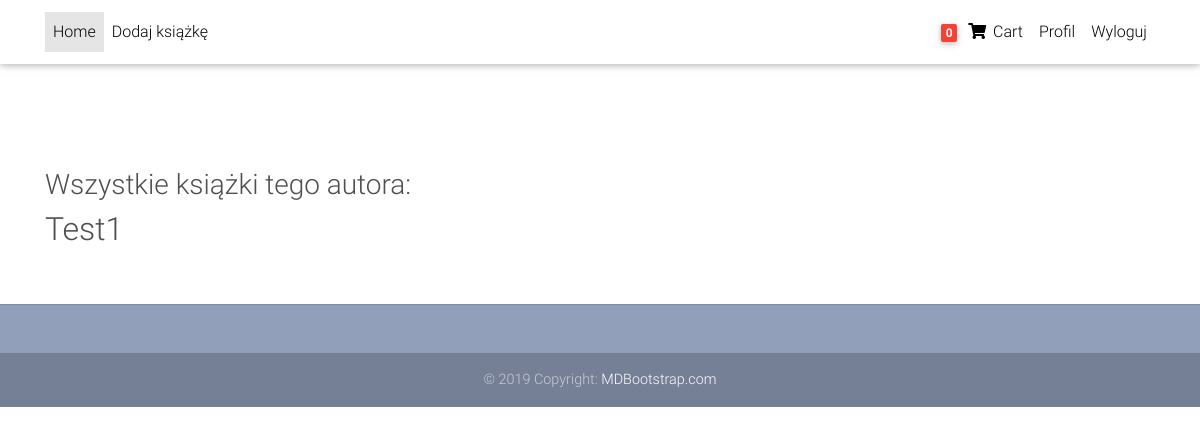
Page /author/Test1/ (signed in) on the earlier database version.
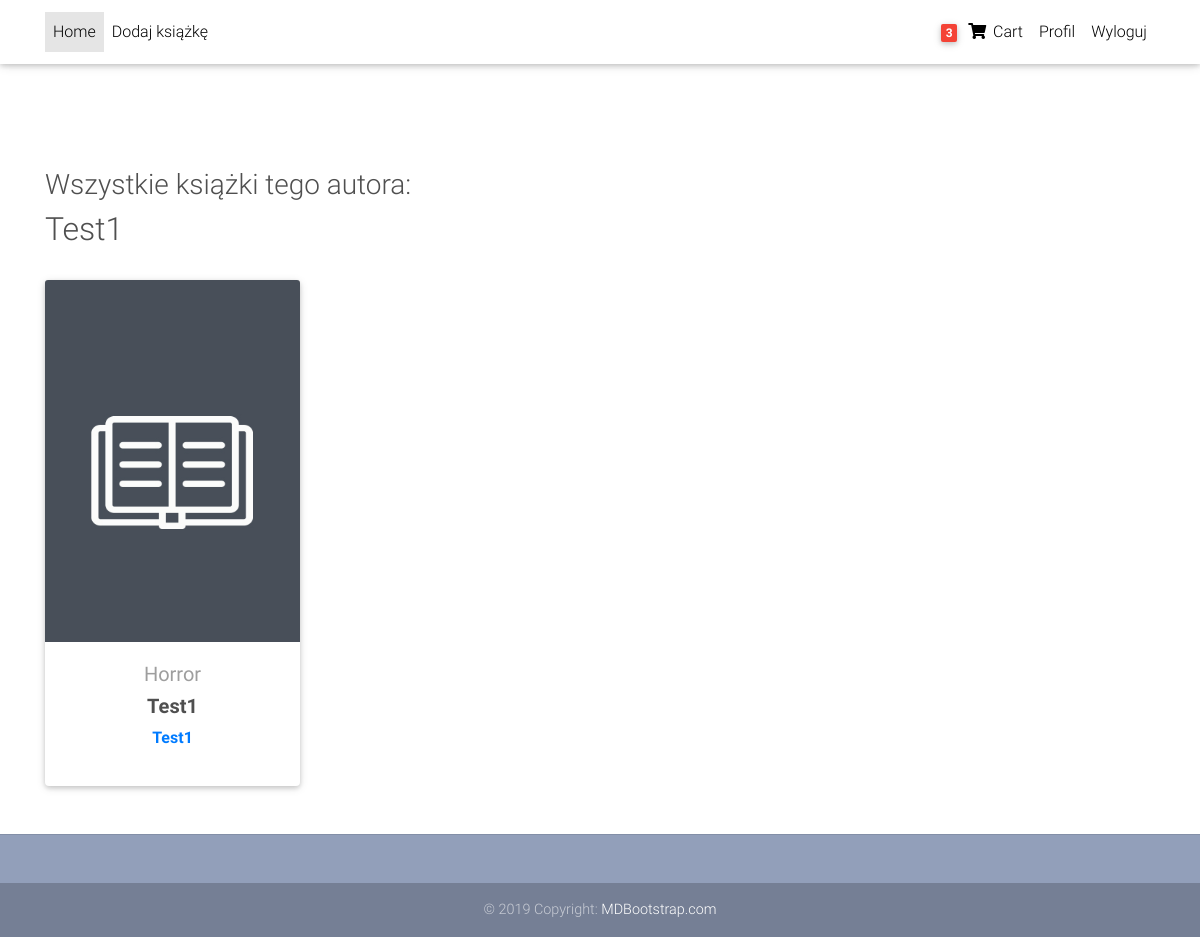
Same page on the later database version.
### wypozyczalnia/models.py (models this page shows, shortened)
class Order(models.Model): # to jest lista wszystkich wypozyczeń użytkownika???? Historia wypozyczeń ??
    user = models.ForeignKey(User, on_delete=models.CASCADE)  # nie wiem czy tak jest dobrze? User czy Profile?
    ordered = models.BooleanField(default=False)
    ordered_date = models.DateTimeField()
    items = models.ManyToManyField(OrderItem)

class Book(models.Model):
    title = models.CharField(max_length=200)
    author = models.CharField(max_length=200)
    description = models.TextField()
    pages = models.CharField(max_length=50)
    image = models.ImageField(default='default.jpg', upload_to='book_images')
    copies = models.IntegerField()
    category = models.ForeignKey(Category, on_delete=models.CASCADE)
    slug = models.SlugField(max_length=200, unique=True)

class Category(models.Model):
    name = models.CharField(max_length=100)
    parent_category = models.ForeignKey('self', null=True, blank=True, on_delete=models.CASCADE)
    slug = models.SlugField(max_length=100, unique=True)
    class Meta:
        unique_together = ('slug', 'parent_category',)
        ordering = ('name',)
        verbose_name = "category"
        verbose_name_plural = "categories"
    def __str__(self):
        return self.name

### wypozyczalnia/views.py (the view)
# urls.py: path('author/<str:author>/', books_by_author, name='authors-books'),
def books_by_author(request, author):
    categories = Category.objects.all()
    books = Book.objects.filter(author=author)
    author_name = author
    content = {
        'books': books,
        'categories': categories,
        'author_name': author_name,
    }
    return render(request, 'wypozyczalnia/author.html', content)

### wypozyczalnia/templatetags/cart_template_tags.py (called while the page is built)
@ register.filter
def cart_count(user):
    if user.is_authenticated:
        order_qs = Order.objects.filter(user=user, ordered=False)
        if order_qs.exists():
            order = order_qs[0]
            return order.items.count()
    return 0

### wypozyczalnia/templates/wypozyczalnia/author.html (shortened to what this page needs)
{% extends "wypozyczalnia/base.html" %}
{% block content %}
<main class="mt-5 pt-4">
    <div class="container dark-grey-text mt-5">
        <h3>Wszystkie książki tego autora:</h3>
        <h2 class="title">{{ author_name }}</h2>
        <br>
       <section class="text-center mb-4">
        <div class="row wow fadeIn">
          {% for book in books %}
              <div class="col-lg-3 md-6 mb-4">
                <div class="card">
                    <div class="view overlay">
                      <img src="{{ book.image.url }}" class="card-img-top"
                        alt="">
                    </div>
                    <div class="card-body text-center">
                      <a href="" class="grey-text">
                        <h5>{{ book.category }}</h5>
                      </a>
                      <h5>
                        <strong>
                          <a href="{% url 'book-detail' book.slug %}" class="dark-grey-text">{{ book.title }}
                          </a>
                        </strong>
                      </h5>
                      <p class="font-weight-bold black-text">
                        <strong><a href ="{% url 'authors-books' book.author %}">{{ book.author }}</a></strong>
                      </p>
                    </div>
                </div>
              </div>
          {% endfor %}
        </div>
      </section>
    </div>
</main>
{% endblock content %}

### wypozyczalnia/templates/wypozyczalnia/base.html (shortened to what this page needs)
{% load static %}
{% load cart_template_tags %}
<!DOCTYPE html>
<html lang="en">
<head>
  <link rel="stylesheet" href="https://use.fontawesome.com/releases/v5.11.2/css/all.css">
  <link href="{% static 'wypozyczalnia/css/bootstrap.min.css' %}" rel="stylesheet">
  <link href="{% static 'wypozyczalnia/css/mdb.min.css' %}" rel="stylesheet">
  <link href="{% static 'wypozyczalnia/css/style.min.css' %}" rel="stylesheet">
</head>
<body>
    <nav class="navbar fixed-top navbar-expand-lg navbar-light white scrolling-navbar">
    <div class="container">
      <div class="collapse navbar-collapse" id="navbarSupportedContent">
        <ul class="navbar-nav mr-auto">
          <li class="nav-item active">
            <a class="nav-link waves-effect" href="{% url 'home' %}">Home
            </a>
            {% if user.is_superuser %}
                <li class="nav-item">
                    <a class="nav-link waves-effect" href="{% url 'book-add' %}">Dodaj książkę</a>
                </li>
            {% endif %}
          </li>
        </ul>
        <ul class="navbar-nav nav-flex-icons">
            {% if user.is_authenticated %}
                <li class="nav-item">
                    <a class="nav-link waves-effect" href="{% url 'cart-view' %}">
                    <span class="badge red z-depth-1 mr-1">
                        {{ request.user|cart_count }}
                    </span>
                    <i class="fas fa-shopping-cart"></i>
                    <span class="clearfix d-none d-sm-inline-block"> Cart </span>
                    </a>
                </li>
                <li class="nav-item">
                    <a class="nav-link waves-effect" href="{% url 'profile-view' %}">Profil</a>
                </li>
                <li class="nav-item">
                    <a class="nav-link waves-effect" href="{% url 'logout' %}">Wyloguj</a>
                </li>
            {% endif %}
        </ul>
      </div>
    </div>
    </nav>
    {% if messages %}
        {% for message in messages %}
        <div class="container pt-5">
            <div class="alert alert-{{ message.tags }} mt-5">
                {{ message }}
            </div>
        </div>
        {% endfor %}
    {% else %}
        <div class="container pt-5">
        </div>
    {% endif %}
    {% block content %}{% endblock %}
  <footer class="page-footer text-center font-small mt-4 wow fadeIn">
    <hr class="my-4">
    <div class="pb-4">
    </div>
    <div class="footer-copyright py-3">
      © 2019 Copyright:
      <a href="https://mdbootstrap.com/education/bootstrap/" target="_blank"> MDBootstrap.com </a>
    </div>
  </footer>
</body>
</html>

Differences in the rows shown:
added Book: image (placeholder picture), category "Horror", title "Test1", author "Test1"
Other differences:
{{ request.user|cart_count }}: "0" → "3"
